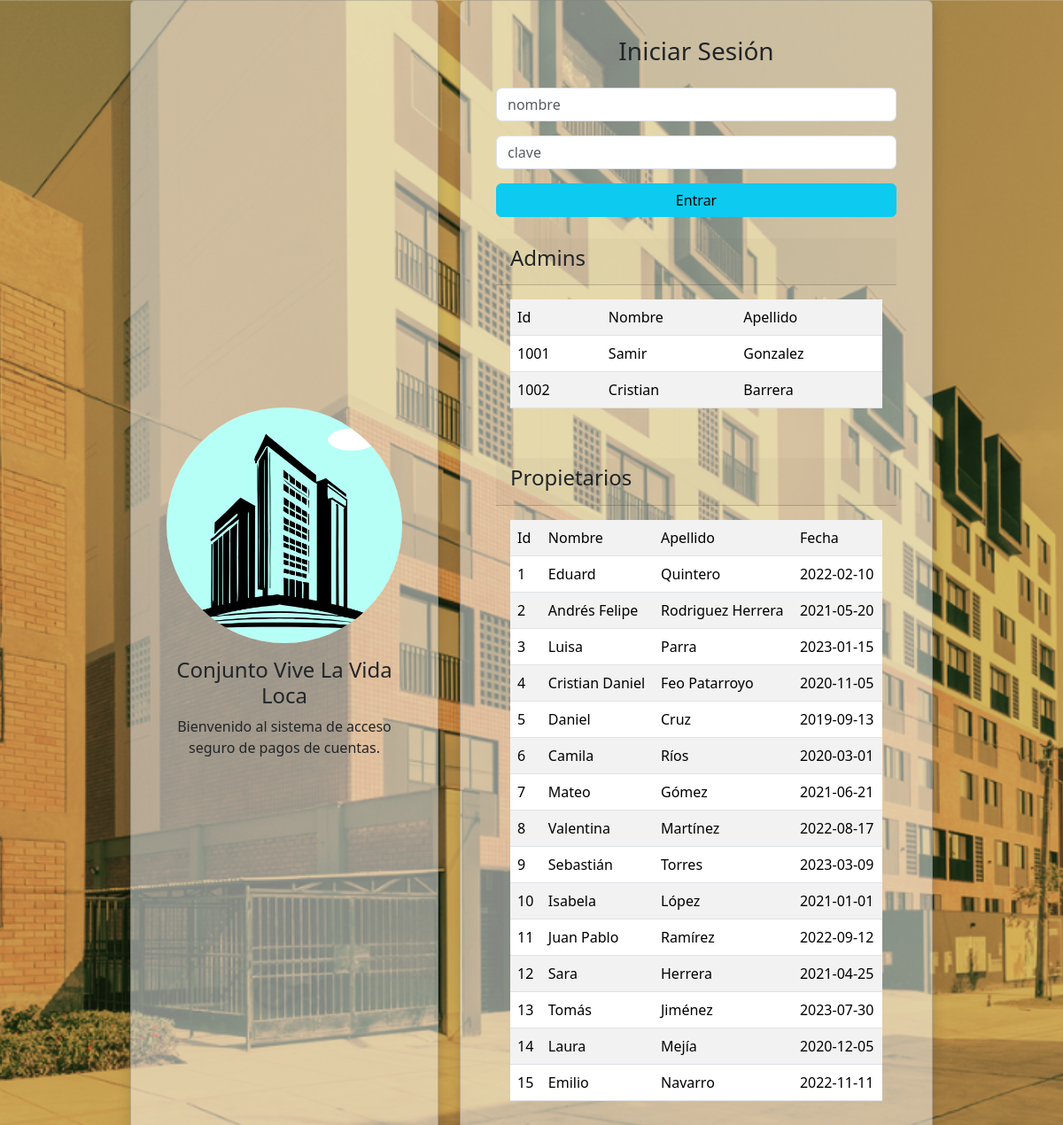
The page / on the database its author committed.
### tables this page shows
CREATE TABLE IF NOT EXISTS `Propietario` (
  `idPropietario` INT NOT NULL,
  `nombre` VARCHAR(45) NOT NULL,
  `apellido` VARCHAR(45) NOT NULL,
  `clave` VARCHAR(45) NOT NULL,
  `fechaIngreso` DATE NOT NULL,
  PRIMARY KEY (`idPropietario`)
);

### logica/Admin.php (called while the page is built, shortened)
<?php
require_once("persistencia/Conexion.php");
require_once("logica/Persona.php");
require_once("persistencia/AdminDAO.php");
class Admin extends Persona
{
    public function consultar()
    {
        $conexion = new Conexion();
        $adminDAO = new AdminDAO();
        $conexion->abrir();
        $conexion->ejecutar($adminDAO->consultar());
        $admins = array();
        while (($datos = $conexion->registro()) != null) {
            $admin = new Admin($datos[0], $datos[1], $datos[2]);
            array_push($admins, $admin);
        }
        return $admins;
    }
}

### persistencia/AdminDAO.php (called while the page is built, shortened)
<?php
class AdminDAO
{
    public function consultar()
    {
        return "SELECT idAdmin, nombre, apellido FROM Admin;";
    }
}

### persistencia/Conexion.php (called while the page is built, shortened)
<?php
class Conexion{
    private $conexion;
    private $resultado;
    public function abrir(){
        $this -> conexion = new mysqli("localhost", "root", "root", "Conjunto");
    }
    public function ejecutar($sentencia){
        $this -> resultado = $this -> conexion -> query($sentencia);
    }
    public function registro(){
        return $this -> resultado -> fetch_row();
    }
}
?>

### logica/Persona.php (called while the page is built, shortened)
<?php
abstract class Persona
{
    protected $id;
    protected $nombre;
    protected $apellido;
    public function __construct($id = "", $nombre = "", $apellido = "", $clave = "")
    {
        $this->id = $id;
        $this->nombre = $nombre;
        $this->apellido = $apellido;
    }
    public function getId()
    {
        return $this->id;
    }
    public function getNombre() {
        return $this->nombre;
    }
    public function getApellido() {
        return $this->apellido;
    }
}

### logica/Propietario.php (called while the page is built, shortened)
<?php
require_once("logica/Persona.php");
require_once("persistencia/PropietarioDAO.php");
class Propietario extends Persona
{
    private $fechaIngreso;
    public function __construct($id = "", $nombre = "", $apellido = "",  $clave = "", $fechaIngreso = "")
    {
        $this->fechaIngreso = $fechaIngreso;
    }
    public function getFecha()
    {
        return $this->fechaIngreso;
    }
    public function consultar()
    {
        $conexion = new Conexion();
        $propietarioDAO = new PropietarioDAO($this->id);
        $conexion->abrir();
        $conexion->ejecutar($propietarioDAO->consultar());
        $propietarios = array();
        while (($datos = $conexion->registro()) != null) {
            $propietario = new Propietario($datos[0], $datos[1], $datos[2], "", $datos[3]);
            array_push($propietarios, $propietario);
        }
        return $propietarios;
    }
}

### persistencia/PropietarioDAO.php (called while the page is built, shortened)
<?php
class PropietarioDAO
{
    public function consultar()
    {
        return "SELECT idPropietario, nombre, apellido, fechaIngreso FROM Propietario";
    }
}

### index.php (the view, shortened to what this page needs)
<?php
require_once("logica/Admin.php");
require_once("logica/Propietario.php");
?>
<!DOCTYPE html>
<html>
<head>
    <link href="https://cdn.jsdelivr.net/npm/bootstrap@5.3.3/dist/css/bootstrap.min.css" rel="stylesheet"
>
</head>
<body style="background-image: url('img/fondo.png'); background-size: cover; background-position: center;">
    <div class="container min-vh-100 d-flex justify-content-center align-items-center">
        <div class="row w-100 justify-content-center">
            <div class="col-12 col-md-4 col-lg-4 mb-4 mb-md-0 mt-4 mt-md-0">
                <div class="card bg-light bg-opacity-50 shadow h-100 text-center p-4">
                    <div class="card-body d-flex flex-column justify-content-center align-items-center">
                        <img src="img/logoConjuntos.png" alt="Logo Conjuntos" class="img-fluid mb-3 rounded-circle">
                        <h4 class="card-title">Conjunto Vive La Vida Loca</h4>
                        <p class="card-text">Bienvenido al sistema de acceso seguro de pagos de cuentas.</p>
                    </div>
                </div>
            </div>
            <div class="col-12 col-md-6 col-lg-6">
                <div class="card bg-light bg-opacity-50 shadow p-4 h-100">
                    <div class="card-body d-flex flex-column justify-content-center">
                        <h3 class="mb-4 text-center">Iniciar Sesión</h3>
                        <form method="post" action="">
                            <div class="mb-3">
                                <input type="text" class="form-control" name="nombre" placeholder="nombre" required>
                            </div>
                            <div class="mb-3">
                                <input type="password" class="form-control" name="clave" placeholder="clave" required>
                            </div>
                            <div class="d-grid">
                                <button type="submit" name="autenticar" class="btn btn-info">Entrar</button>
                            </div>
                        </form>
                        <div class="card-header mt-4">
                            <h4>Admins</h4>
                        </div>
                        <div class="card-body">
                            <?php
                            $admin = new Admin();
                            $admins = $admin->consultar();
                            echo "<table class='table table-striped table-hover'>";
                            echo "<tr><td>Id</td><td>Nombre</td><td>Apellido</td></tr>";
                            foreach ($admins as $ad) {
                                echo "<tr>";
                                echo "<td>" . $ad->getId() . "</td>";
                                echo "<td>" . $ad->getNombre() . "</td>";
                                echo "<td>" . $ad->getApellido() . "</td>";
                                echo "</tr>";
                            }
                            echo "</table>";
                            ?>
                        </div>
                        <div class="card-header mt-4">
                            <h4>Propietarios</h4>
                        </div>
                        <div class="card-body">
                            <?php
                            $propietario = new Propietario();
                            $propietarios = $propietario->consultar();
                            echo "<table class='table table-striped table-hover'>";
                            echo "<tr><td>Id</td><td>Nombre</td><td>Apellido</td><td>Fecha</td></tr>";
                            foreach ($propietarios as $pro) {
                                echo "<tr>";
                                echo "<td>" . $pro->getId() . "</td>";
                                echo "<td>" . $pro->getNombre() . "</td>";
                                echo "<td>" . $pro->getApellido() . "</td>";
                                echo "<td>" . $pro->getFecha() . "</td>";
                                echo "</tr>";
                            }
                            echo "</table>";
                            ?>
                        </div>
                    </div>
                </div>
            </div>
        </div>
    </div>
</body>
</html>

### rows shown on the page
propietario: idPropietario "1", nombre "Eduard", apellido "Quintero", fechaIngreso "2022-02-10"
propietario: idPropietario "2", nombre "Andrés Felipe", apellido "Rodriguez Herrera", fechaIngreso "2021-05-20"
propietario: idPropietario "3", nombre "Luisa", apellido "Parra", fechaIngreso "2023-01-15"
propietario: idPropietario "4", nombre "Cristian Daniel", apellido "Feo Patarroyo", fechaIngreso "2020-11-05"
propietario: idPropietario "5", nombre "Daniel", apellido "Cruz", fechaIngreso "2019-09-13"
propietario: idPropietario "6", nombre "Camila", apellido "Ríos", fechaIngreso "2020-03-01"
propietario: idPropietario "7", nombre "Mateo", apellido "Gómez", fechaIngreso "2021-06-21"
propietario: idPropietario "8", nombre "Valentina", apellido "Martínez", fechaIngreso "2022-08-17"
propietario: idPropietario "9", nombre "Sebastián", apellido "Torres", fechaIngreso "2023-03-09"
propietario: idPropietario "10", nombre "Isabela", apellido "López", fechaIngreso "2021-01-01"
propietario: idPropietario "11", nombre "Juan Pablo", apellido "Ramírez", fechaIngreso "2022-09-12"
propietario: idPropietario "12", nombre "Sara", apellido "Herrera", fechaIngreso "2021-04-25"
propietario: idPropietario "13", nombre "Tomás", apellido "Jiménez", fechaIngreso "2023-07-30"
propietario: idPropietario "14", nombre "Laura", apellido "Mejía", fechaIngreso "2020-12-05"
propietario: idPropietario "15", nombre "Emilio", apellido "Navarro", fechaIngreso "2022-11-11"

### other values the page prints
$ad->getId() "1001"
$ad->getNombre() "Samir"
$ad->getApellido() "Gonzalez"
$ad->getId() "1002"
$ad->getNombre() "Cristian"
$ad->getApellido() "Barrera"
